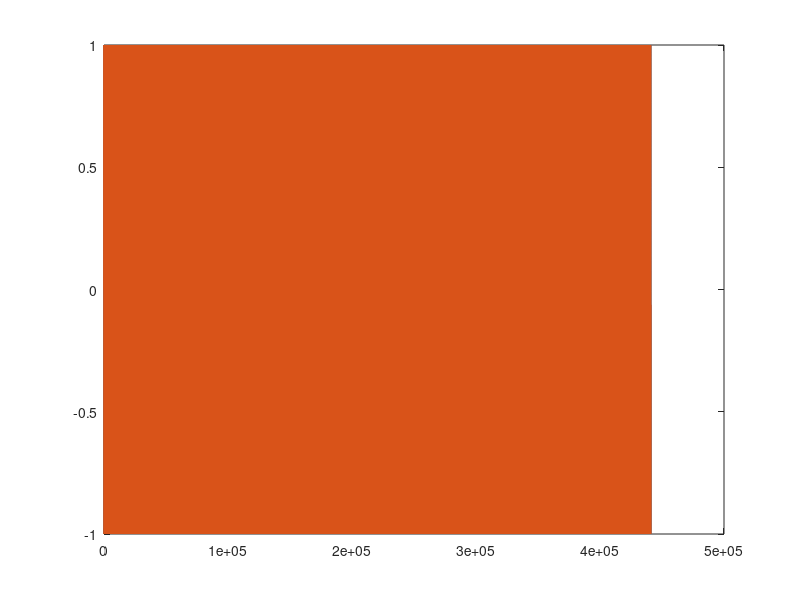

Here is the MATLAB script that generated this plot:
clear; clc; close all;

f = 440;
fs = 44100;
time = 10;

T1 = linspace(0, time, time*fs+1);
T1 = T1(1:time*fs);
T2 = [0:1/fs:time-1/fs];

signal1 = sin(2*pi*f*T1);
signal2 = sin(2*pi*f*T2);

plot(signal1)

hold on

plot(signal2)
